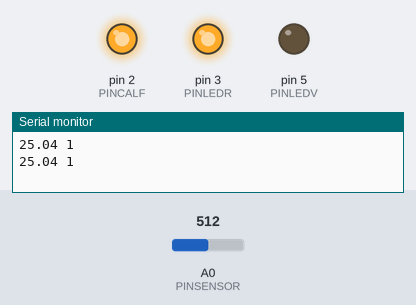
Bench run of a sketch on a simulated Arduino Uno, built with avr-gcc and run on an emulated ATmega328P. Shown: output pins drawn as LEDs (lit = HIGH), the last lines printed to the serial monitor. The inputs (shaded band) are chosen by the test bench; at power-on: A0 (PINSENSOR) = 512.

Above: at 1.2 s.
1.3 s: A0 (PINSENSOR) set to 619
3.2 s: A0 (PINSENSOR) set to 631
At 4.4 s:
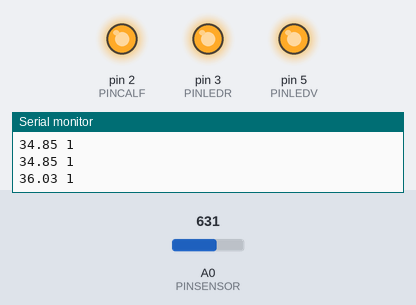
At 7.1 s:
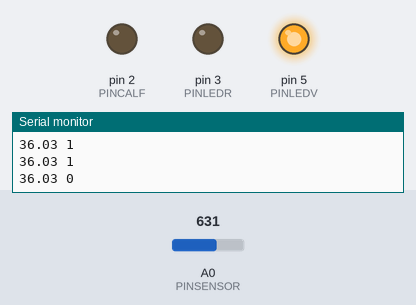
7.2 s: A0 (PINSENSOR) set to 716
At 8.6 s:
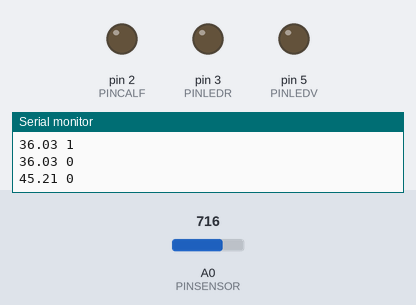
Timing chart, 0 to 10.2 s (numbered marks = the images above; inputs shaded):
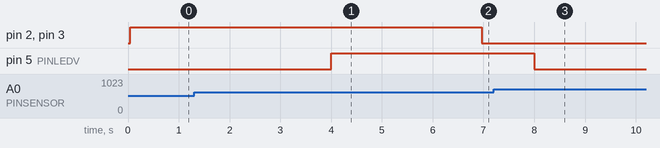

Measured:
- the behaviour switches between 630 and 631 on A0 (PINSENSOR) (found by bisection; images 0 and 1)
- after the input at 3.2 s, pin 2 (PINCALF), pin 3 (PINLEDR): HIGH → LOW after 3.8 s; pin 5 (PINLEDV): LOW → HIGH after 0.80 s
- after the input at 7.2 s, pin 2 (PINCALF), pin 3 (PINLEDR): stays LOW (without the input it goes to HIGH after 2.8 s); pin 5 (PINLEDV): HIGH → LOW after 0.80 s

The sketch:

Ejercicio14.ino
```cpp
// Gonzalo Fernadez Jaime
// Antonio Granero Diaz

#include <math.h>

/*----------------------------------*/
#define THERMISTOR_NTCLE100E3103JB0
//#define THERMISTOR_159_282_86001
#if defined THERMISTOR_NTCLE100E3103JB0
#define THERMISTOR_T0 25.0
#define THERMISTOR_R0 10000.0
#define THERMISTOR_B 3977.0
#elif defined THERMISTOR_159_282_86001
#define THERMISTOR_T0 25.0
#define THERMISTOR_R0 2800.0
#define THERMISTOR_B 3950.0
#else
#error "Thermistor no definido"
#endif
/*----------------------------------*/
#define PINCALF 2
#define PINSENSOR 0
#define PINLEDR 3
#define PINLEDV 5

#define TMPMIN 36.0
#define TMPMAX 40.0
#define TMPDES 38.0
#define PERLECT 1000
#define PERCALF 5000

unsigned long next_ms_calf;
unsigned long next_ms_lect;
unsigned long next_ms_off;
int est_calf = LOW;
int est_ledR = LOW;
int est_ledV = LOW;
float temp;
int regulando = 0;

inline float val2tmp(int val, float T0, float R0, float B) {
  float t, r;
  r = ((1023.0 * 10e3) / float(val)) - 10e3;
  T0 += 273.15; /* celsius -> kelvin */
  t = 1.0 / ((1.0 / T0) + (log(r / R0) / B));
  return t - 273.15; /* kelvin -> celsius */
}

unsigned long esperar_temporizacion(unsigned long next_ms){
  unsigned long t = millis();
  if (t < next_ms) {
    delay(next_ms - t);
    t = millis();
  }
  return t;
}

float temperatura(){
  float temp = val2tmp(analogRead(PINSENSOR),THERMISTOR_T0,THERMISTOR_R0,THERMISTOR_B);
  if(Serial){
    Serial.print(temp);
    Serial.print(" ");
    Serial.println(est_calf);
  }
  return temp;
}

void enciendeCalefactor(){
  est_calf = HIGH;
  est_ledR = HIGH;
  digitalWrite(PINCALF, est_calf);
  digitalWrite(PINLEDR, est_ledR);
}

void apagaCalefactor(){
  est_calf = LOW;
  est_ledR = LOW;
  digitalWrite(PINCALF, est_calf);
  digitalWrite(PINLEDR, est_ledR);
}

void control_calf(float temp){
  if(est_calf == HIGH){
    apagaCalefactor();
  }
  float error = (TMPDES - temp);
  if(error < 0){
    // TODO EL PERIODO APAGADO.
    // SI EL CALEFACTOR ESTABA
    // ENCENDIDO, LO APAGO
    if(est_calf == HIGH){
      apagaCalefactor();
    }
  }else if(error > 0 && error < 5){
    // ENCIENDO EL ERROR * 20% * PERIODO
    next_ms_off = millis() + (error * 0.2 * PERCALF);
    regulando = 1;
    enciendeCalefactor();
  }else{
    // ENCIENDO TODO EL PERIODO
    enciendeCalefactor();
  }
  next_ms_calf += PERCALF;
}

void control_rango_temp(float temp){
  if(temp >= TMPMIN && temp <= TMPMAX && est_ledV == LOW){
    est_ledV = HIGH;
    digitalWrite(PINLEDV, est_ledV);
  }else if(temp < TMPMIN || temp > TMPMAX){
    if(est_ledV == HIGH){
      est_ledV = LOW;
      digitalWrite(PINLEDV, est_ledV);
    }
  }
  next_ms_lect += PERLECT;
}

void setup(){
  pinMode(PINCALF, OUTPUT);
  pinMode(PINLEDR, OUTPUT);
  pinMode(PINLEDV, OUTPUT);
  next_ms_off = next_ms_calf = next_ms_lect = millis();
  temp = temperatura();
  Serial.begin(9600);
  if(Serial){
    Serial.println("Arduino Control de Temperatura Simple (5000ms)");
    Serial.println("-y20:45 -l36 -l38 -l40 -tTemperatura -tCalefactor -s1 -s30");
  }
}

void loop(){
  unsigned long curr_ms = esperar_temporizacion(min(next_ms_lect,min(next_ms_calf, next_ms_off)));

  // Periodo del calefactor
  if(curr_ms >= next_ms_calf){
    control_calf(temp);
  }

  // Periodo de lectura de temperaturas
  if(curr_ms >= next_ms_lect){
    temp = temperatura();
    control_rango_temp(temp);
  }

  // Regulando por el ciclo de trabajo
  if(regulando && curr_ms >= next_ms_off){
    apagaCalefactor();
    regulando = 0;
  }

}
```
